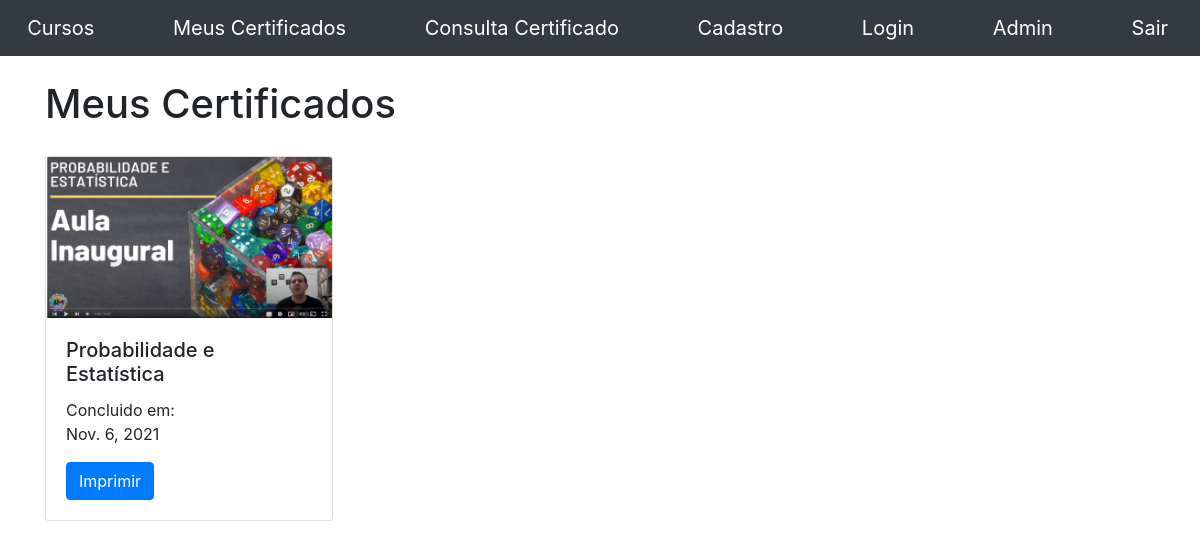
Page /certificate/my_certificates/ (signed in) on the committed database.
### certificate/models.py (models this page shows)
class Certificate(models.Model):
    created_date = models.DateField(auto_now_add=True)
    authentication_key = models.CharField(
        max_length = 100,
        blank=True,
        editable=False,
        unique=True,
        default=create_authentication_key
    )
    student = models.ForeignKey(Student, on_delete=models.CASCADE)
    course = models.ForeignKey(Course, on_delete=models.CASCADE)
    carga_horaria = IntegerField()

### course/models.py (models this page shows)
class Course(models.Model):
    nome = models.CharField(max_length = 100)
    descricao = models.TextField()
    thumb = models.ImageField(upload_to = "courses_images")
    url = models.URLField()
    carga_horaria = models.IntegerField()
    def __str__(self) -> str:
        return self.nome

### certificate/views.py (the view)
# urls.py: path('my_certificates/', views.my_certificates, name = 'my_certificates'),
def my_certificates(request):
    if request.session.get('student'):
        student = request.session.get('student')
        certificate = Certificate.objects.filter(student = student)
        return render(request, 'my_certificates.html', {'certificate': certificate, 'student': student})
    else:
        return redirect('/auth/signin?status=2')

### certificate/templates/my_certificates.html (shortened to what this page needs)
{% extends 'base.html'%}
{% block 'body' %}
<div class="container">
  <br>
  <h1>Meus Certificados</h1>
  <div class="row">
      {% for i in certificate %}
          <div style="margin-top: 20px;" class="col-md">
              <div class="card" style="width: 18rem;">
                  <img class="card-img-top" src="{{i.course.thumb.url}}" alt="Card image cap">
                  <div class="card-body">
                    <h5 class="card-title">{{i.course}}</h5>
                    <p class="card-text">Concluido em:<br>{{i.created_date}}</p>
                    <a href="print_certificate?id={{i.course.id}}" class="btn btn-primary">Imprimir</a>
                  </div>
                </div>
          </div>
      {% endfor %}
  </div>
</div>
{% endblock %}

### rows in the picture
Certificate: course.thumb (picture), course "Probabilidade e Estatística", created_date "Nov. 6, 2021"
